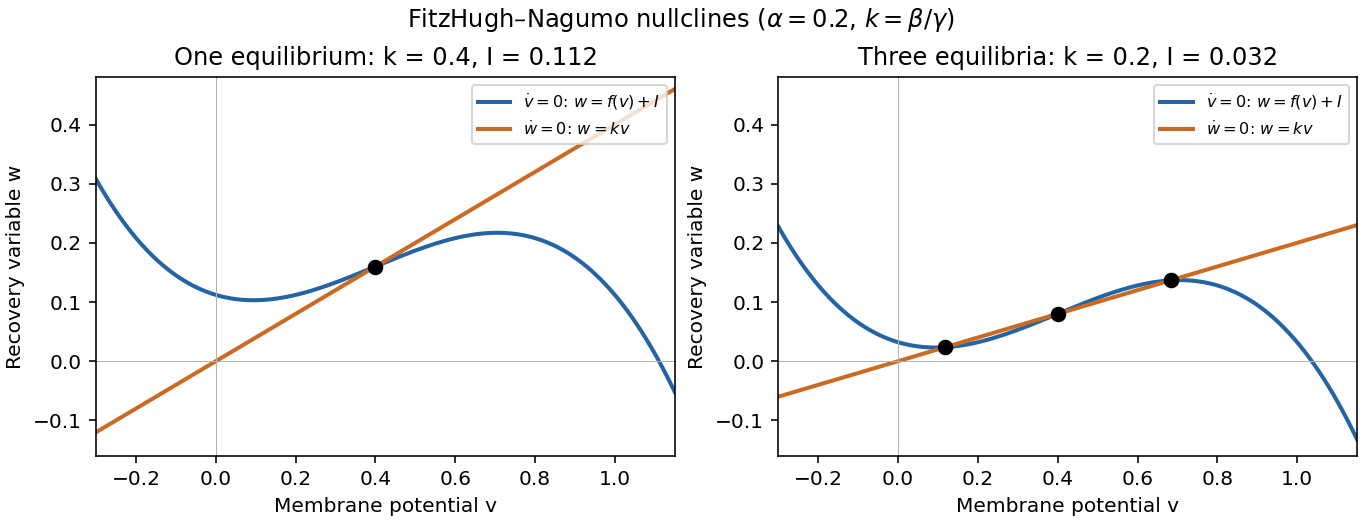

Source code (Python):
"""Generate the nullcline figure in the working directory; Python 3.14, NumPy, Matplotlib."""
import os
os.environ.setdefault('MPLCONFIGDIR', '/tmp/oxford-2023-fmb-matplotlib')
import numpy as np
import matplotlib
matplotlib.use('Agg')
import matplotlib.pyplot as plt

alpha = 0.2
v = np.linspace(-0.3, 1.15, 700)
f = lambda z: z * (alpha-z) * (z-1)
cases = [(0.4, 0.112, 'One equilibrium: k = 0.4, I = 0.112'),
         (0.2, 0.032, 'Three equilibria: k = 0.2, I = 0.032')]
fig, axes = plt.subplots(1, 2, figsize=(9.4, 3.6), layout='constrained')
for ax, (k, current, title) in zip(axes, cases):
    ax.plot(v, f(v)+current, color='#2463a4', lw=2, label=r'$\dot v=0$: $w=f(v)+I$')
    ax.plot(v, k*v, color='#cb6a23', lw=2, label=r'$\dot w=0$: $w=kv$')
    roots = np.roots([1, -1-alpha, alpha+k, -current])
    roots = np.sort(roots.real[np.abs(roots.imag)<1e-9])
    ax.scatter(roots, k*roots, s=45, color='black', zorder=4)
    ax.axhline(0, lw=0.5, color='0.7')
    ax.axvline(0, lw=0.5, color='0.7')
    ax.set(xlabel='Membrane potential v', ylabel='Recovery variable w',
           title=title, xlim=(-0.3, 1.15), ylim=(-0.16, 0.48))
    ax.legend(fontsize=8, loc='upper right')
fig.suptitle(r'FitzHugh–Nagumo nullclines ($\alpha=0.2$, $k=\beta/\gamma$)', fontsize=12)
fig.savefig('oxford-2023-further-mathematical-biology-nullclines.png', dpi=145, facecolor='white')
